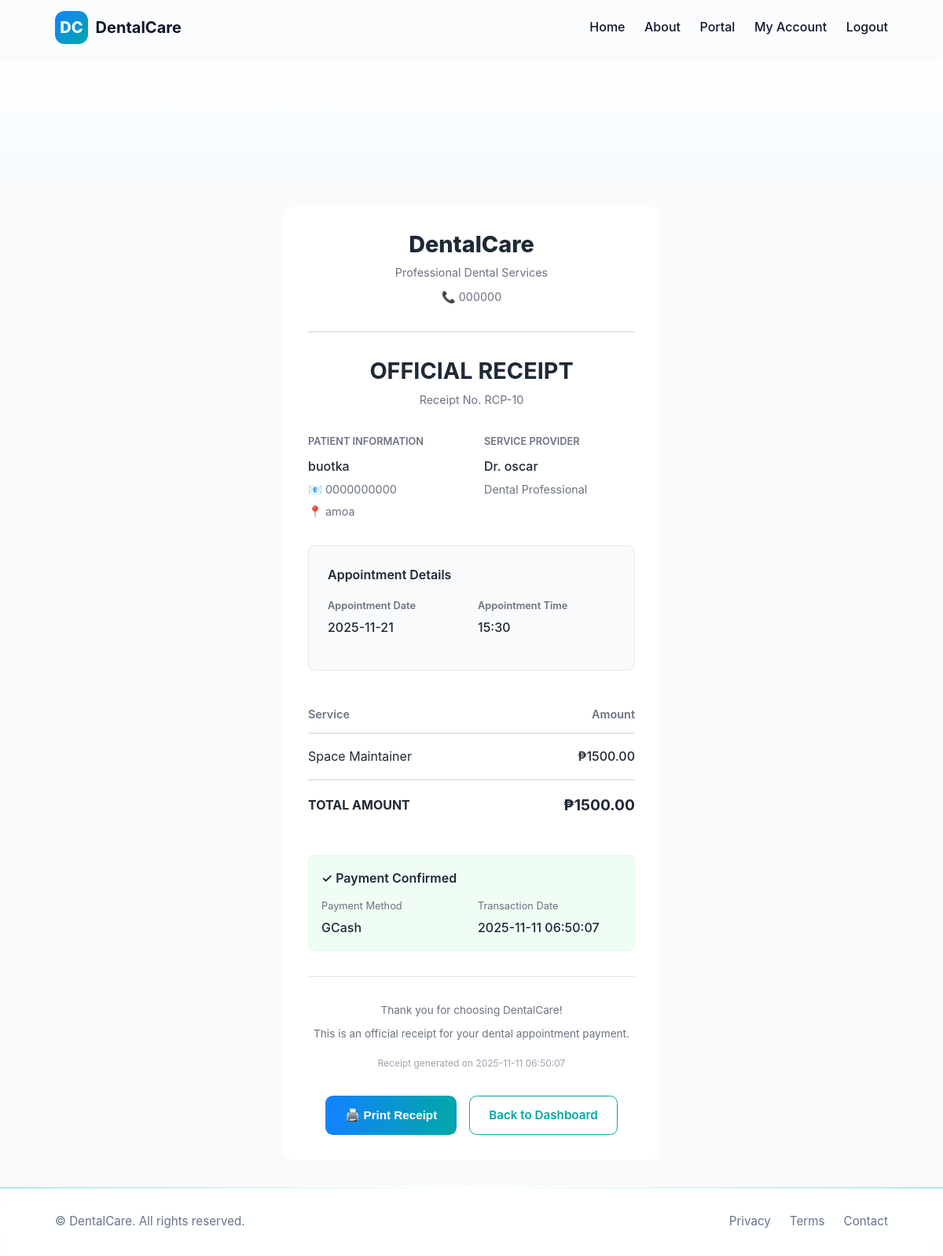
The app's page /customer/appointment/10/receipt (signed in) with its own data.
### tables this page shows
CREATE TABLE tbl_accounts (
  acc_id INTEGER PRIMARY KEY AUTOINCREMENT,
  acc_name TEXT NOT NULL,
  acc_email TEXT UNIQUE NOT NULL,
  acc_pass TEXT NOT NULL,
  acc_contact TEXT,
  acc_role TEXT NOT NULL CHECK(acc_role IN ('Staff','Admin','Dentist','Super Admin','Customer')),
  acc_status TEXT NOT NULL DEFAULT 'Pending Approval' CHECK(acc_status IN ('Pending Approval','Approved','Rejected','Deactivated'))
);

CREATE TABLE tbl_appointments (app_id INTEGER PRIMARY KEY AUTOINCREMENT, pat_id INTEGER NOT NULL REFERENCES tbl_patients (pat_id) ON DELETE RESTRICT ON UPDATE RESTRICT, dentist_id INTEGER NOT NULL REFERENCES tbl_accounts (acc_id) ON DELETE RESTRICT ON UPDATE RESTRICT, app_date TEXT NOT NULL, app_time TEXT NOT NULL, app_service TEXT, app_service_price REAL DEFAULT 50.0, app_status TEXT NOT NULL DEFAULT 'Pending' CHECK (app_status IN ('Pending', 'Approved', 'Scheduled', 'Completed', 'Cancelled', 'Confirmed')), app_notes TEXT, payment_method TEXT, payment_status TEXT DEFAULT 'Unpaid' CHECK (payment_status IN ('Unpaid', 'Paid', 'Pending')), created_at TEXT DEFAULT CURRENT_TIMESTAMP, FOREIGN KEY (pat_id) REFERENCES tbl_patients (pat_id), FOREIGN KEY (dentist_id) REFERENCES tbl_accounts (acc_id));

CREATE TABLE tbl_patients (pat_id INTEGER PRIMARY KEY AUTOINCREMENT, pat_name TEXT NOT NULL, pat_age INTEGER NOT NULL, pat_sex TEXT CHECK (pat_sex IN ('M', 'F')), pat_contact TEXT, pat_address TEXT, customer_id INTEGER REFERENCES tbl_accounts (acc_id) ON DELETE RESTRICT ON UPDATE RESTRICT, FOREIGN KEY (customer_id) REFERENCES tbl_accounts (acc_id) ON DELETE CASCADE);

### app.py (the view)
            def inner(*args, **kwargs):
                user = current_user()
                if user is None or (roles and user['acc_role'] not in roles):
                    flash('Unauthorized', 'error')
                    return redirect(url_for('login'))
                return fn(*args, **kwargs)

### app.py (called while the page is built)
def get_db():
    if 'db' not in g:
        g.db = sqlite3.connect(DATABASE)
        g.db.row_factory = sqlite3.Row
    return g.db

### templates/customer_receipt.html (shortened to what this page needs)
{% extends 'base.html' %}
{% block content %}
<div class="hero"><div class="hero-bg"></div></div>
<div class="container narrow">
  <div style="max-width: 700px; margin: 2rem auto; background: white; color: #1f2937; padding: 2rem; border-radius: 0.8rem;">
    <div style="text-align: center; border-bottom: 2px solid #e5e7eb; padding-bottom: 2rem; margin-bottom: 2rem;">
      <h1 style="margin: 0; color: #1f2937; font-size: 1.8rem;">DentalCare</h1>
      <p style="margin: 0.5rem 0 0; color: #6b7280; font-size: 0.9rem;">Professional Dental Services</p>
      <p style="margin: 0.5rem 0 0; color: #6b7280; font-size: 0.9rem;">📞 {{ appointment.dentist_contact }}</p>
    </div>
    <div style="text-align: center; margin-bottom: 2rem;">
      <h2 style="margin: 0 0 0.5rem; color: #1f2937;">OFFICIAL RECEIPT</h2>
      <p style="margin: 0; color: #6b7280; font-size: 0.9rem;">Receipt No. RCP-{{ appointment.app_id }}</p>
    </div>
    <div style="display: grid; grid-template-columns: 1fr 1fr; gap: 2rem; margin-bottom: 2rem;">
      <div>
        <p style="margin: 0 0 0.5rem; color: #6b7280; font-size: 0.8rem; font-weight: 600; text-transform: uppercase;">Patient Information</p>
        <p style="margin: 0; color: #1f2937; font-weight: 500;">{{ appointment.pat_name }}</p>
        <p style="margin: 0.3rem 0 0; color: #6b7280; font-size: 0.9rem;">📧 {{ appointment.pat_contact }}</p>
        <p style="margin: 0.3rem 0 0; color: #6b7280; font-size: 0.9rem;">📍 {{ appointment.pat_address }}</p>
      </div>
      <div>
        <p style="margin: 0 0 0.5rem; color: #6b7280; font-size: 0.8rem; font-weight: 600; text-transform: uppercase;">Service Provider</p>
        <p style="margin: 0; color: #1f2937; font-weight: 500;">Dr. {{ appointment.dentist_name }}</p>
        <p style="margin: 0.3rem 0 0; color: #6b7280; font-size: 0.9rem;">Dental Professional</p>
      </div>
    </div>
    <div style="background: #f9fafb; border: 1px solid #e5e7eb; border-radius: 0.5rem; padding: 1.5rem; margin-bottom: 2rem;">
      <h3 style="margin: 0 0 1rem; color: #1f2937; font-size: 1rem;">Appointment Details</h3>
      <div style="display: grid; grid-template-columns: 1fr 1fr; gap: 1rem; margin-bottom: 1rem;">
        <div>
          <p style="margin: 0; color: #6b7280; font-size: 0.8rem; font-weight: 600;">Appointment Date</p>
          <p style="margin: 0.3rem 0 0; color: #1f2937; font-weight: 500; font-size: 1rem;">{{ appointment.app_date }}</p>
        </div>
        <div>
          <p style="margin: 0; color: #6b7280; font-size: 0.8rem; font-weight: 600;">Appointment Time</p>
          <p style="margin: 0.3rem 0 0; color: #1f2937; font-weight: 500; font-size: 1rem;">{{ appointment.app_time }}</p>
        </div>
      </div>
    </div>
    <table style="width: 100%; border-collapse: collapse; margin-bottom: 2rem;">
      <thead>
        <tr style="border-bottom: 2px solid #e5e7eb;">
          <th style="text-align: left; padding: 0.75rem 0; color: #6b7280; font-weight: 600; font-size: 0.9rem;">Service</th>
          <th style="text-align: right; padding: 0.75rem 0; color: #6b7280; font-weight: 600; font-size: 0.9rem;">Amount</th>
        </tr>
      </thead>
      <tbody>
        <tr style="border-bottom: 1px solid #e5e7eb;">
          <td style="padding: 1rem 0; color: #1f2937;">{{ appointment.app_service }}</td>
          <td style="padding: 1rem 0; text-align: right; color: #1f2937; font-weight: 500;">₱{{ "%.2f"|format(appointment.app_service_price) }}</td>
        </tr>
      </tbody>
      <tfoot>
        <tr>
          <td style="padding: 1rem 0; color: #1f2937; font-weight: 700; border-top: 2px solid #e5e7eb;">TOTAL AMOUNT</td>
          <td style="padding: 1rem 0; text-align: right; color: #1f2937; font-weight: 700; border-top: 2px solid #e5e7eb; font-size: 1.2rem;">₱{{ "%.2f"|format(appointment.app_service_price) }}</td>
        </tr>
      </tfoot>
    </table>
    <div style="background: #f0fdf4; border: 1px solid #dcfce7; border-radius: 0.5rem; padding: 1rem; margin-bottom: 2rem;">
      <p style="margin: 0; color: #1f2937; font-weight: 600;">✓ Payment Confirmed</p>
      <div style="display: grid; grid-template-columns: 1fr 1fr; gap: 1rem; margin-top: 0.75rem;">
        <div>
          <p style="margin: 0; color: #6b7280; font-size: 0.8rem;">Payment Method</p>
          <p style="margin: 0.3rem 0 0; color: #1f2937; font-weight: 500;">{{ appointment.payment_method }}</p>
        </div>
        <div>
          <p style="margin: 0; color: #6b7280; font-size: 0.8rem;">Transaction Date</p>
          <p style="margin: 0.3rem 0 0; color: #1f2937; font-weight: 500;">{{ appointment.created_at }}</p>
        </div>
      </div>
    </div>
    <div style="border-top: 1px solid #e5e7eb; padding-top: 2rem; text-align: center;">
      <p style="margin: 0; color: #6b7280; font-size: 0.85rem;">Thank you for choosing DentalCare!</p>
      <p style="margin: 0.5rem 0 0; color: #6b7280; font-size: 0.85rem;">This is an official receipt for your dental appointment payment.</p>
      <p style="margin: 1rem 0 0; color: #9ca3af; font-size: 0.75rem;">Receipt generated on {{ appointment.created_at }}</p>
    </div>
    <div style="text-align: center; margin-top: 2rem; display: flex; gap: 1rem; justify-content: center;">
      <button onclick="window.print()" class="btn btn-primary" style="padding: 0.75rem 1.5rem; cursor: pointer;">🖨️ Print Receipt</button>
      <a href="/customer" class="btn btn-outline" style="padding: 0.75rem 1.5rem; text-decoration: none;">Back to Dashboard</a>
    </div>
  </div>
</div>
{% endblock %}

### static/css/styles.css (style rules this page uses)
:root { --bg: #f8fafc; --surface: rgba(255, 255, 255, 0.6); --fg: #0f172a; --muted: #64748b; --primary: #00a7a7; --secondary: #1282ff; --danger: #ef4444; --success: #22c55e; --border: rgba(255, 255, 255, 0.2); --radius: 1rem; --shadow: 0 8px 30px rgba(2, 6, 23, 0.15); }
* { box-sizing: border-box; margin: 0; padding: 0; }
html, body { font-family: "Inter", "Segoe UI", system-ui, sans-serif; background: var(--bg); color: var(--fg); font-size: 16px; line-height: 1.6; scroll-behavior: smooth; height: 100%; display: flex; flex-direction: column; }
.container { max-width: 1100px; margin: 0 auto; padding: 0 1.25rem; }
.hero { position: relative; overflow: hidden; padding: 6rem 0 4rem; background: linear-gradient(180deg, #ffffff, #f5faff); color: var(--fg); }
.hero-bg { position: absolute; inset: 0; background: radial-gradient(circle at 50% 20%, rgba(18, 130, 255, 0.15), transparent 70%); z-index: -1; }
h1 { font-size: 2.2rem; line-height: 1.1; margin: 1rem 0; font-weight: 800; }
h2 { font-size: 1.8rem; line-height: 1.2; margin: 1.5rem 0 1rem; font-weight: 700; }
h3 { font-size: 1.25rem; font-weight: 600; margin: 0.75rem 0; }
.btn { display: inline-flex; align-items: center; justify-content: center; border-radius: 0.6rem; padding: 0.7rem 1.2rem; border: 1px solid var(--border); text-decoration: none; font-weight: 600; transition: all 0.25s ease; cursor: pointer; font-size: 0.95rem; }
.btn-primary { background: linear-gradient(90deg, var(--secondary), var(--primary)); color: #fff; border-color: transparent; }
.btn-outline { background: var(--surface); color: var(--primary); border: 1px solid var(--primary); }
.narrow { max-width: 520px; }

### records on screen
tbl_accounts: dentist_contact "000000", dentist_name "oscar"
tbl_appointments: app_id "10", app_date "2025-11-21", app_time "15:30", app_service "Space Maintainer", app_service_price "1500.00", payment_method "GCash", created_at "2025-11-11 06:50:07"
tbl_patients: pat_name "buotka", pat_contact "0000000000", pat_address "amoa"
